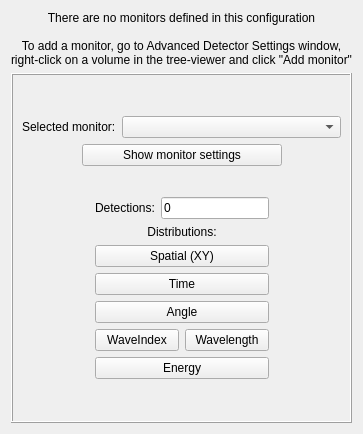
      <widget class="QWidget" name="tabMonitors">
       <attribute name="title">
        <string>Monitors</string>
       </attribute>
       <layout class="QVBoxLayout" name="verticalLayout_14">
        <item>
         <widget class="QLabel" name="labNoMonitors">
          <property name="text">
           <string>There are no monitors defined in this configuration

To add a monitor, go to Advanced Detector Settings window, 
right-click on a volume in the tree-viewer and click &quot;Add monitor&quot;</string>
          </property>
          <property name="alignment">
           <set>Qt::AlignCenter</set>
          </property>
         </widget>
        </item>
        <item>
         <widget class="QFrame" name="frMonitors">
          <property name="sizePolicy">
           <sizepolicy hsizetype="Preferred" vsizetype="Expanding">
            <horstretch>0</horstretch>
            <verstretch>0</verstretch>
           </sizepolicy>
          </property>
          <property name="frameShape">
           <enum>QFrame::Box</enum>
          </property>
          <property name="frameShadow">
           <enum>QFrame::Raised</enum>
          </property>
          <layout class="QVBoxLayout" name="verticalLayout_16">
           <item>
            <spacer name="verticalSpacer">
             <property name="orientation">
              <enum>Qt::Vertical</enum>
             </property>
             <property name="sizeHint" stdset="0">
              <size>
               <width>20</width>
               <height>32</height>
              </size>
             </property>
            </spacer>
           </item>
           <item>
            <layout class="QHBoxLayout" name="horizontalLayout_15">
             <item>
              <widget class="QLabel" name="label_7">
               <property name="text">
                <string>Selected monitor:</string>
               </property>
              </widget>
             </item>
             <item>
              <widget class="QComboBox" name="cobMonitor">
               <property name="sizePolicy">
                <sizepolicy hsizetype="MinimumExpanding" vsizetype="Fixed">
                 <horstretch>0</horstretch>
                 <verstretch>0</verstretch>
                </sizepolicy>
               </property>
              </widget>
             </item>
            </layout>
           </item>
           <item>
            <layout class="QHBoxLayout" name="horizontalLayout_16">
             <item>
              <spacer name="horizontalSpacer_8">
               <property name="orientation">
                <enum>Qt::Horizontal</enum>
               </property>
               <property name="sizeHint" stdset="0">
                <size>
                 <width>40</width>
                 <height>20</height>
                </size>
               </property>
              </spacer>
             </item>
             <item>
              <widget class="QPushButton" name="pbShowProperties">
               <property name="minimumSize">
                <size>
                 <width>200</width>
                 <height>22</height>
                </size>
               </property>
               <property name="text">
                <string>Show monitor settings</string>
               </property>
              </widget>
             </item>
             <item>
              <spacer name="horizontalSpacer_9">
               <property name="orientation">
                <enum>Qt::Horizontal</enum>
               </property>
               <property name="sizeHint" stdset="0">
                <size>
                 <width>40</width>
                 <height>20</height>
                </size>
               </property>
              </spacer>
             </item>
            </layout>
           </item>
           <item>
            <layout class="QHBoxLayout" name="horizontalLayout_7">
             <property name="topMargin">
              <number>25</number>
             </property>
             <item>
              <spacer name="horizontalSpacer_6">
               <property name="orientation">
                <enum>Qt::Horizontal</enum>
               </property>
               <property name="sizeHint" stdset="0">
                <size>
                 <width>40</width>
                 <height>20</height>
                </size>
               </property>
              </spacer>
             </item>
             <item>
              <layout class="QVBoxLayout" name="verticalLayout_15">
               <item>
                <layout class="QHBoxLayout" name="horizontalLayout_6">
                 <item>
                  <widget class="QLabel" name="label_11">
                   <property name="text">
                    <string>Detections:</string>
                   </property>
                  </widget>
                 </item>
                 <item>
                  <widget class="QLineEdit" name="leDetections">
                   <property name="text">
                    <string>0</string>
                   </property>
                   <property name="readOnly">
                    <bool>true</bool>
                   </property>
                  </widget>
                 </item>
                </layout>
               </item>
               <item>
                <widget class="QLabel" name="label_10">
                 <property name="text">
                  <string>Distributions:</string>
                 </property>
                 <property name="alignment">
                  <set>Qt::AlignCenter</set>
                 </property>
                </widget>
               </item>
               <item>
                <widget class="QPushButton" name="pbMonitorShowXY">
                 <property name="minimumSize">
                  <size>
                   <width>0</width>
                   <height>22</height>
                  </size>
                 </property>
                 <property name="text">
                  <string>Spatial (XY)</string>
                 </property>
                </widget>
               </item>
               <item>
                <widget class="QPushButton" name="pbMonitorShowTime">
                 <property name="minimumSize">
                  <size>
                   <width>0</width>
                   <height>22</height>
                  </size>
                 </property>
                 <property name="text">
                  <string>Time</string>
                 </property>
                </widget>
               </item>
               <item>
                <widget class="QPushButton" name="pbMonitorShowAngle">
                 <property name="minimumSize">
                  <size>
                   <width>0</width>
                   <height>22</height>
                  </size>
                 </property>
                 <property name="text">
                  <string>Angle</string>
                 </property>
                </widget>
               </item>
               <item>
                <layout class="QHBoxLayout" name="horizontalLayout_17">
                 <property name="topMargin">
                  <number>0</number>
                 </property>
                 <item>
                  <widget class="QPushButton" name="pbMonitorShowWave">
                   <property name="minimumSize">
                    <size>
                     <width>0</width>
                     <height>22</height>
                    </size>
                   </property>
                   <property name="text">
                    <string>WaveIndex</string>
                   </property>
                  </widget>
                 </item>
                 <item>
                  <widget class="QPushButton" name="pbShowWavelength">
                   <property name="text">
                    <string>Wavelength</string>
                   </property>
                  </widget>
                 </item>
                </layout>
               </item>
               <item>
                <widget class="QPushButton" name="pbMonitorShowEnergy">
                 <property name="minimumSize">
                  <size>
                   <width>0</width>
                   <height>22</height>
                  </size>
                 </property>
                 <property name="text">
                  <string>Energy</string>
                 </property>
                </widget>
               </item>
              </layout>
             </item>
             <item>
              <spacer name="horizontalSpacer_7">
               <property name="orientation">
                <enum>Qt::Horizontal</enum>
               </property>
               <property name="sizeHint" stdset="0">
                <size>
                 <width>40</width>
                 <height>20</height>
                </size>
               </property>
              </spacer>
             </item>
            </layout>
           </item>
           <item>
            <spacer name="verticalSpacer_2">
             <property name="orientation">
              <enum>Qt::Vertical</enum>
             </property>
             <property name="sizeHint" stdset="0">
              <size>
               <width>20</width>
               <height>33</height>
              </size>
             </property>
            </spacer>
           </item>
          </layout>
         </widget>
        </item>
       </layout>
      </widget>
